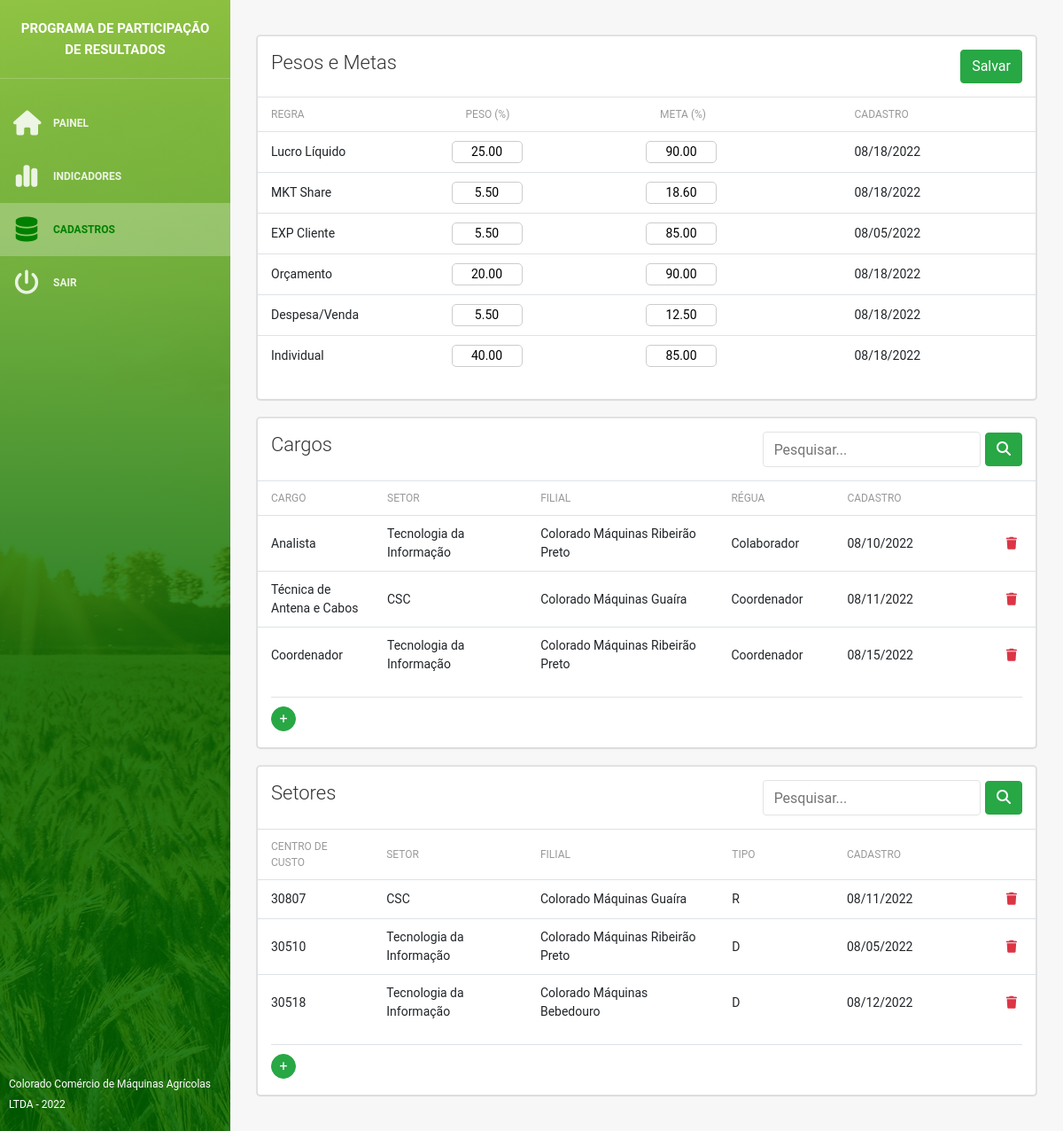
The page /cadastros (signed in) on the database its author committed.
### main/models.py (models this page shows, shortened)
class regras(models.Model):
    regra               = models.CharField(max_length=64, verbose_name="Regra")
    peso                = models.FloatField(verbose_name="Peso (%)")
    meta                = models.FloatField(verbose_name="Meta (%)")
    cadastro            = models.DateTimeField(auto_now_add=True, verbose_name="Cadastro")
    class Meta:
        verbose_name = "Peso e Meta"
        verbose_name_plural = "Pesos & Metas"

class cargos(models.Model):
    cargo               = models.CharField(max_length=64, verbose_name="Cargo")
    setor               = models.ForeignKey(setores, on_delete=models.CASCADE, verbose_name="Setor")
    regua               = models.ForeignKey(reguas, on_delete=models.CASCADE, verbose_name="Régua")
    cadastro            = models.DateTimeField(auto_now_add=True, verbose_name="Cadastro")
    class Meta:
        verbose_name = "Cargo"
        verbose_name_plural = "Cargos"

class setores(models.Model):
    setor               = models.CharField(max_length=64, verbose_name="Setor")
    filial              = models.ForeignKey(filiais, on_delete=models.CASCADE, verbose_name="Filial")
    tipo                = models.CharField(max_length=64, choices=TIPOS, verbose_name="tipo")
    centro_custo        = models.CharField(max_length=64, verbose_name="Centro de Custo")
    cadastro            = models.DateTimeField(auto_now_add=True, verbose_name="Cadastro")
    def __str__(self):
        return self.setor + ' - ' + self.filial.cidade
    class Meta:
        verbose_name = "Setor"
        verbose_name_plural = "Setores"

class filiais(models.Model):
    nome                = models.CharField(max_length=128, verbose_name="Filial")
    razao               = models.CharField(max_length=128, verbose_name="Razão Social")
    cnpj                = models.CharField(max_length=128, verbose_name="CNPJ")
    cidade              = models.CharField(max_length=128, verbose_name="Cidade")
    cadastro            = models.DateTimeField(auto_now_add=True, verbose_name="Cadastro")
    def __str__(self):
        return self.nome
    class Meta:
        verbose_name = "Filial"
        verbose_name_plural = "Filiais"

class reguas(models.Model):
    regua               = models.CharField(max_length=64, verbose_name="Régua")
    cadastro            = models.DateTimeField(auto_now_add=True, verbose_name="Cadastro")
    def __str__(self):
        return self.regua
    class Meta:
        verbose_name = "Régua"
        verbose_name_plural = "Réguas"

### main/views.py (the view, shortened to what this page needs)
# urls.py: path('cadastros', cadastros, name='cadastros'),
def cadastros(request):
    if not request.user.is_authenticated:
        return redirect('entrar')
    if not request.user.is_staff:
        return redirect('forbidden')
    _filiais  = filiais.objects.all()
    _regras   = regras.objects.all()
    _setores  = setores.objects.all().order_by('setor', 'filial')
    _cargos   = cargos.objects.all()
    if get_self_gestor(request.user):
        _ccusto  = list((gerentes.objects.get(gestor=request.user).dominio).split(" "))
        _setores  = setores.objects.filter(centro_custo__in=(_ccusto)).order_by('setor', 'filial')
        _cargos   = cargos.objects.filter(setor__centro_custo__in=(_ccusto))
    if not request.user.is_superuser and not get_self_gestor(request.user):
        _regras     = None
        _cargos     = None
        _setores    = None
    if request.GET.get('q') is not None and request.GET.get('q') != '':
        _cargos = _cargos.filter(cargo__icontains=request.GET.get('q'))
    if request.GET.get('p') is not None and request.GET.get('p') != '':
        _setores   = _setores.filter(setor__icontains=request.GET.get('p'))
    context = {
        'regras'    : _regras,
        'setores'   : _setores,
        'cargos'    : _cargos,
        'filiais'   : _filiais,
        'formacoes' : formacao.objects.filter(status=True)
    }
    return render(request, 'cadastros.html', context)

### main/templates/cadastros.html (shortened to what this page needs)
{% extends 'index.html' %}
{% load static %}
{% block content %}
<div class="wrapper">
    {% include 'menu.html' %}
    <div class="main-panel">
        <div class="content">
            <div class="container-fluid">
                <div class="row">
                    <div class="col">
                        <form method="post">
                            <div class="card">
                                <div class="header">
                                    <h4 class="title">Pesos e Metas
                                        {% if not formacoes %}
                                            <button type="submit" class="btn btn-success" style="float: right">Salvar</button>
                                        {% endif %}
                                    </h4>
                                </div>
                                <div class="content">
                                    <div class="table-full-width">
                                        <table class="table">
                                            <thead>
                                                <tr>
                                                    <th style="width: 25%;">Regra</th>
                                                    <th style="width: 25%;">Peso (%)</th>
                                                    <th style="width: 25%;">Meta (%)</th>
                                                    <th style="width: 25%;">Cadastro</th>
                                                </tr>
                                            </thead>
                                            <tbody>
                                                {% for i in regras %}
                                                    <tr>
                                                        <td>{{i.regra}}</td>
                                                        <td><input type="text" name="nPeso" value="{{i.peso|floatformat:2}}" style="margin-left: -1rem;"></td>
                                                        <td><input type="text" name="nMeta" value="{{i.meta|floatformat:2}}" style="margin-left: -1rem;"></td>
                                                        <td>{{i.cadastro|date:"SHORT_DATE_FORMAT"}}</td>
                                                    </tr>
                                                {% endfor %}
                                            </tbody>
                                        </table>
                                    </div>
                                </div>
                            </div>
                        </form>
                    </div>
                </div>
                <div class="row">
                    <div class="col">
                        <form method="get">
                            <div class="card">
                                <div class="header">
                                    <h4 class="title">Cargos
                                        <div style="float: right;">
                                            <input type="text" class="search-form" autocomplete="off" name="q" value="{{ request.GET.q }}" placeholder="Pesquisar...">
                                            <button type="submit" class="btn btn-success"><i class="fa-solid fa-magnifying-glass"></i></button>
                                        </div>
                                    </h4>
                                </div>
                                <div class="content">
                                    <div class="table-full-width">
                                        <table class="table">
                                            <thead>
                                                <tr>
                                                    <th style="width: 15%;">Cargo</th>
                                                    <th style="width: 20%;">Setor</th>
                                                    <th style="width: 25%;">Filial</th>
                                                    <th style="width: 15%;">Régua</th>
                                                    <th style="width: 20%;">Cadastro</th>
                                                    <th style="width: 5%;"></th>
                                                </tr>
                                            </thead>
                                            <tbody>
                                                {% for i in cargos %}
                                                    <tr>
                                                        <td>{{i.cargo}}</td>
                                                        <td>{{i.setor.setor}}</td>
                                                        <td>{{i.setor.filial}}</td>
                                                        <td>{{i.regua}}</td>
                                                        <td>{{i.cadastro|date:"SHORT_DATE_FORMAT"}}</td>
                                                        {% if not formacoes %}
                                                            <td><button type="submit" class="btn-table btn-outline-danger" title="Deletar cargo {{i.cargo}} - {{i.setor.setor}}" name="dCargo" value="{{i.id}}"><i class="fa-solid fa-trash"></i></button></td>
                                                        {% endif %}
                                                    </tr>
                                                {% endfor %}
                                            </tbody>
                                        </table>
                                    </div>
                                    {% if not formacoes %}
                                        <div class="footer border-top py-2">
                                            <div class="stats">
                                                <button type="button" class="btn btn-modal btn-success" title="Adicionar Cargo" data-toggle="modal" data-target="#addCargo">+</button>
                                            </div>
                                        </div>
                                    {% endif %}
                                </div>
                            </div>
                        </form>
                    </div>
                </div>
                <div class="row">
                    <div class="col">
                        <form method="get">
                            <div class="card">
                                <div class="header">
                                    <h4 class="title">Setores
                                        <div style="float: right;">
                                            <input type="text" class="search-form" autocomplete="off" name="p" value="{{ request.GET.p }}" placeholder="Pesquisar...">
                                            <button type="submit" class="btn btn-success"><i class="fa-solid fa-magnifying-glass"></i></button>
                                        </div>
                                    </h4>
                                </div>
                                <div class="content">
                                    <div class="table-full-width">
                                        <table class="table">
                                            <thead>
                                                <tr>
                                                    <th style="width: 15%;">Centro de Custo</th>
                                                    <th style="width: 20%;">Setor</th>
                                                    <th style="width: 25%;">Filial</th>
                                                    <th style="width: 15%;">Tipo</th>
                                                    <th style="width: 20%;">Cadastro</th>
                                                    <th style="width: 5%;"></th>
                                                </tr>
                                            </thead>
                                            <tbody>
                                                {% for i in setores %}
                                                    <tr>
                                                        <td>{{i.centro_custo}}</td>
                                                        <td>{{i.setor}}</td>
                                                        <td>{{i.filial.nome}}</td>
                                                        <td>{{i.tipo}}</td>
                                                        <td>{{i.cadastro|date:"SHORT_DATE_FORMAT"}}</td>
                                                        {% if not formacoes %}
                                                            <td><button type="submit" class="btn-table btn-outline-danger" title="Deletar setor {{i.setor}}" name="dSetor" value="{{i.id}}"><i class="fa-solid fa-trash"></i></button></td>
                                                        {% endif %}
                                                    </tr>
                                                {% endfor %}
                                            </tbody>
                                        </table>
                                    </div>
                                    {% if not formacoes %}
                                        <div class="footer border-top py-2">
                                            <div class="stats">
                                                <button type="button" class="btn btn-modal btn-success" title="Adicionar Setor" data-toggle="modal" data-target="#addSetor">+</button>
                                            </div>
                                        </div>
                                    {% endif %}
                                </div>
                            </div>
                        </form>
                    </div>
                </div>
            </div>
        </div>
    </div>
</div>
{% endblock content %}

### rows shown on the page
regras: regra "Lucro Líquido", nPeso "25.00", nMeta "90.00", cadastro "08/18/2022"
regras: regra "MKT Share", nPeso "5.50", nMeta "18.60", cadastro "08/18/2022"
regras: regra "EXP Cliente", nPeso "5.50", nMeta "85.00", cadastro "08/05/2022"
regras: regra "Orçamento", nPeso "20.00", nMeta "90.00", cadastro "08/18/2022"
regras: regra "Despesa/Venda", nPeso "5.50", nMeta "12.50", cadastro "08/18/2022"
regras: regra "Individual", nPeso "40.00", nMeta "85.00", cadastro "08/18/2022"
cargos: cargo "Analista", setor.setor "Tecnologia da Informação", setor.filial "Colorado Máquinas Ribeirão Preto", regua "Colaborador", cadastro "08/10/2022"
cargos: cargo "Técnica de Antena e Cabos", setor.setor "CSC", setor.filial "Colorado Máquinas Guaíra", regua "Coordenador", cadastro "08/11/2022"
cargos: cargo "Coordenador", setor.setor "Tecnologia da Informação", setor.filial "Colorado Máquinas Ribeirão Preto", regua "Coordenador", cadastro "08/15/2022"
setores: centro_custo "30807", setor "CSC", filial.nome "Colorado Máquinas Guaíra", tipo "R", cadastro "08/11/2022"
setores: centro_custo "30510", setor "Tecnologia da Informação", filial.nome "Colorado Máquinas Ribeirão Preto", tipo "D", cadastro "08/05/2022"
setores: centro_custo "30518", setor "Tecnologia da Informação", filial.nome "Colorado Máquinas Bebedouro", tipo "D", cadastro "08/12/2022"
